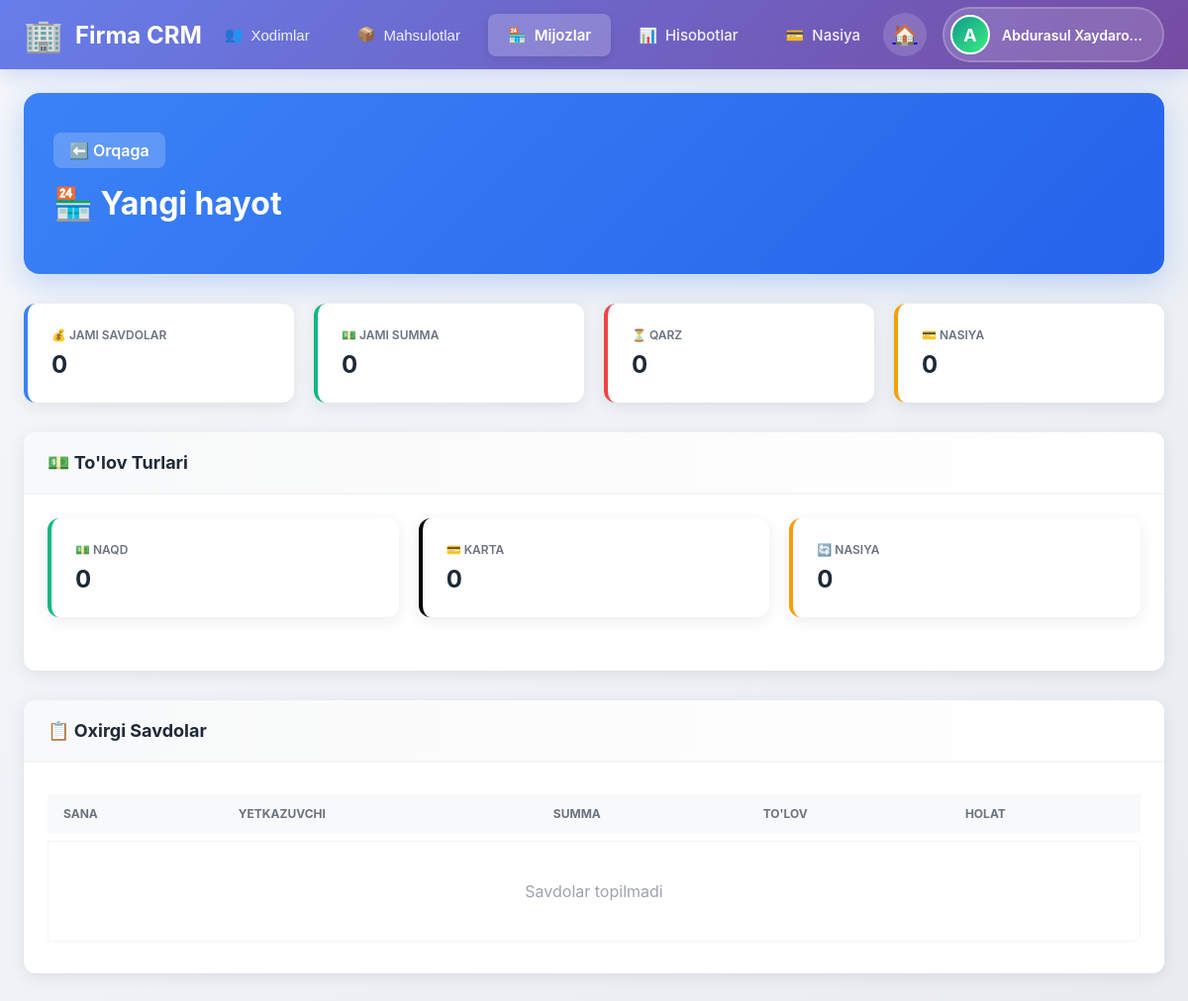
The app's page /mijoz/2/ (signed in), older data.
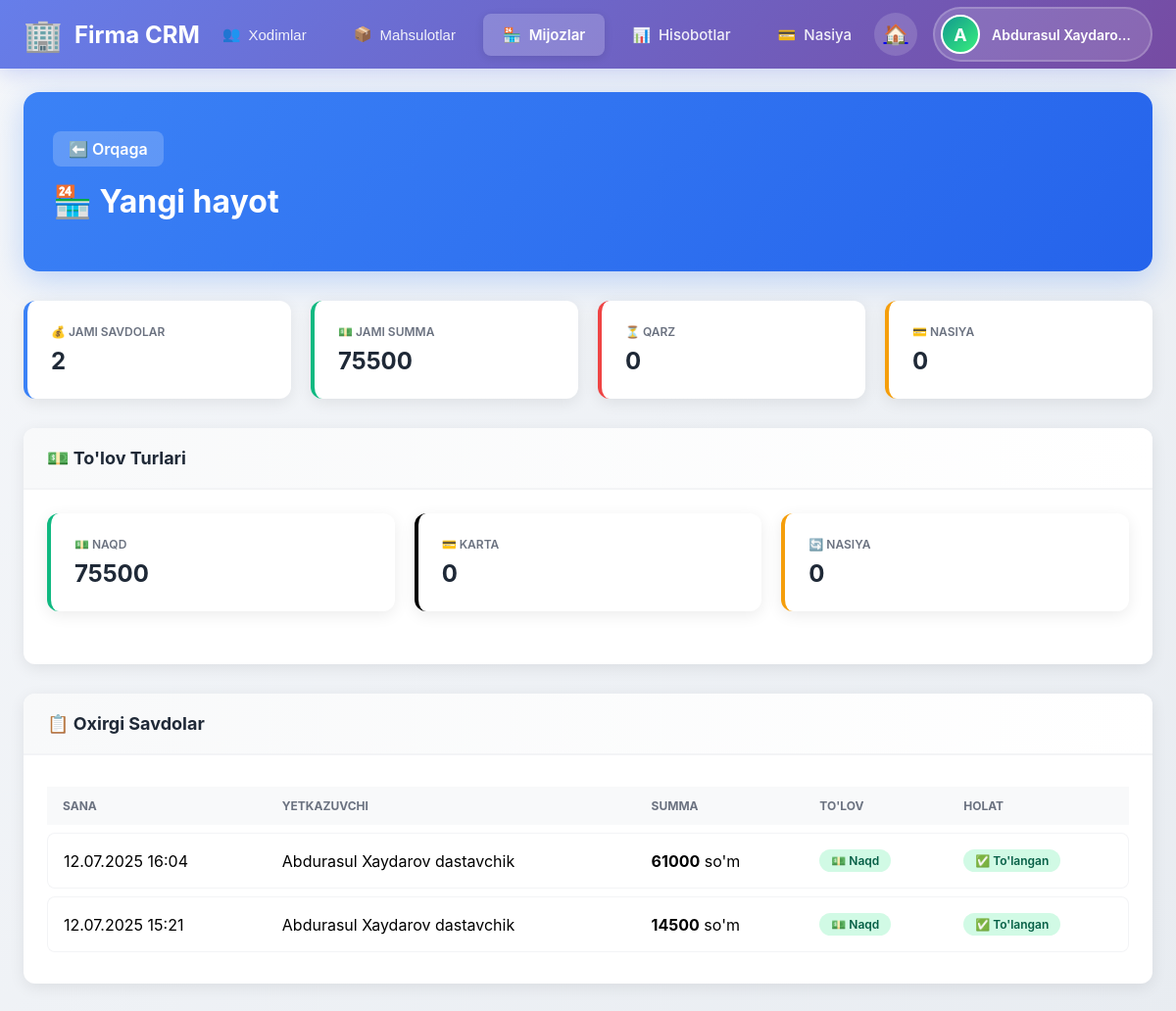
The same page, newer data.
### main/models.py (models this page shows, shortened)
class User(AbstractUser):
    id = models.BigAutoField(primary_key=True)
    USER_TYPES = (
        ('pazanda', 'Pazanda'),
        ('yetkazib_beruvchi', 'Yetkazib Beruvchi'),
        ('ega', 'Ega'),
    )
    login=models.CharField(max_length=255, blank=True, null=True)
    password = models.CharField(max_length=255, blank=True, null=True)
    tuliq_ismi = models.CharField(max_length=255, blank=True, null=True)
    type = models.CharField(max_length=20, choices=USER_TYPES)
    token = models.CharField(max_length=255, blank=True, null=True)
    tg_id = models.CharField(max_length=100, blank=True, null=True)
    tel_raqami = models.CharField(max_length=100, blank=True, null=True)
    is_active = models.BooleanField(default=True)
    @property
    def rasmi(self):
        if self.type == 'yetkazib_beruvchi':
            try:
                return YetkazibBeruvchi.objects.get(user=self).rasmi.url
            except YetkazibBeruvchi.DoesNotExist:
                return None
        elif self.type == 'pazanda':
            try:
                return Pazanda.objects.get(user=self).rasmi.url
            except Pazanda.DoesNotExist:
                return None
        return None

class HaridorDukon(models.Model):
    nomi = models.CharField(max_length=255)
    egasi = models.CharField(max_length=255)
    joylashuvi = models.TextField()
    latitude = models.FloatField(null=True, blank=True)  # Kenglik
    longitude = models.FloatField(null=True, blank=True)  # Uzunlik
    dukon_rasmi = models.ImageField(upload_to='dukons/')
    egasining_rasmi = models.ImageField(upload_to='egalar/')

class Savdo(models.Model):
    ST_CHOICES = (
        ('naqd', 'Naqd'),
        ('karta', 'Karta'),
        ('nasiya', 'Nasiya'),
    )
    haridor_dukon = models.ForeignKey(HaridorDukon, on_delete=models.CASCADE)
    yetkazib_beruvchi = models.ForeignKey(YetkazibBeruvchi, on_delete=models.CASCADE)
    vaqt_sana = models.DateTimeField(auto_now_add=True)
    oluvchining_ismi = models.CharField(max_length=255)
    smm = models.TextField(verbose_name="Sotilgan mahsulot miqdori", blank=True, null=True)
    smr = models.ImageField(upload_to='savdo/')
    st = models.CharField(max_length=20, choices=ST_CHOICES)
    summa=models.FloatField(null=True, blank=True)
    tulandi = models.BooleanField(default=False)
    tasdiq_kutilmoqda = models.BooleanField(default=False)

class YetkazibBeruvchi(models.Model):
    user = models.OneToOneField(User, on_delete=models.CASCADE)
    tuliq_ismi = models.CharField(max_length=255)
    rasmi = models.ImageField(upload_to='yetkazib/')
    bmh = models.TextField(verbose_name="Biriktirilgan mashina haqida")
    bmr = models.ImageField(upload_to='mashina_rasmlar/')
    mahsulotlar = models.TextField(null=True, blank=True)

### main/mijoz_views.py (the view, shortened to what this page needs)
# urls.py: path('mijoz/<int:mijoz_id>/', mijoz_detail, name='mijoz_detail'),
@login_required(login_url='login')
def mijoz_detail(request, mijoz_id):
    if request.user.type != 'ega':
        return redirect('main')
    mijoz = get_object_or_404(HaridorDukon, id=mijoz_id)
    savdolar = Savdo.objects.filter(haridor_dukon=mijoz).order_by('-vaqt_sana')
    total_sales = savdolar.count()
    total_amount = sum([s.summa or 0 for s in savdolar])
    naqd_amount = sum([s.summa or 0 for s in savdolar.filter(st='naqd')])
    karta_amount = sum([s.summa or 0 for s in savdolar.filter(st='karta')])
    nasiya_amount = sum([s.summa or 0 for s in savdolar.filter(st='nasiya')])
    nasiya_savdolar = savdolar.filter(st='nasiya')
    credit_sales_list = []
    total_debt = 0
    total_paid_for_credits = 0
    recent_sales = savdolar[:10]
    context = {
        'mijoz': mijoz,
        'total_sales': total_sales,
        'total_amount': total_amount,
        'naqd_amount': naqd_amount,
        'karta_amount': karta_amount,
        'nasiya_amount': nasiya_amount,
        'credit_sales_list': credit_sales_list,
        'total_debt': total_debt,
        'total_paid_for_credits': total_paid_for_credits,
        'recent_sales': recent_sales,
    }
    return render(request, 'mijoz_detail.html', context)

### main/templates/mijoz_detail.html (shortened to what this page needs)
{% extends 'egabase.html' %}
{% load static %}
{% block content %}
<div class="page-header">
    <a href="{% url 'mijozlar_list' %}" class="back-link">
        ⬅️ Orqaga
    </a>
    <h1>🏪 {{ mijoz.nomi }}</h1>
</div>
<div class="stats-grid">
    <div class="stat-card primary">
        <div class="stat-label">💰 Jami Savdolar</div>
        <div class="stat-value">{{ total_sales }}</div>
    </div>
    <div class="stat-card success">
        <div class="stat-label">💵 Jami Summa</div>
        <div class="stat-value">{{ total_amount|floatformat:0 }}</div>
    </div>
    <div class="stat-card danger">
        <div class="stat-label">⏳ Qarz</div>
        <div class="stat-value">{{ total_debt|floatformat:0 }}</div>
    </div>
    <div class="stat-card warning">
        <div class="stat-label">💳 Nasiya</div>
        <div class="stat-value">{{ nasiya_amount|floatformat:0 }}</div>
    </div>
</div>
<div class="section">
    <div class="section-header">
        <div class="section-title">💵 To'lov Turlari</div>
    </div>
    <div class="section-content">
        <div class="stats-grid">
            <div class="stat-card success">
                <div class="stat-label">💵 Naqd</div>
                <div class="stat-value">{{ naqd_amount|floatformat:0 }}</div>
            </div>
            <div class="stat-card info">
                <div class="stat-label">💳 Karta</div>
                <div class="stat-value">{{ karta_amount|floatformat:0 }}</div>
            </div>
            <div class="stat-card warning">
                <div class="stat-label">🔄 Nasiya</div>
                <div class="stat-value">{{ nasiya_amount|floatformat:0 }}</div>
            </div>
        </div>
    </div>
</div>
<div class="section">
    <div class="section-header">
        <div class="section-title">📋 Oxirgi Savdolar</div>
    </div>
    <div class="section-content">
        <table class="data-table">
            <thead>
                <tr>
                    <th>Sana</th>
                    <th>Yetkazuvchi</th>
                    <th>Summa</th>
                    <th>To'lov</th>
                    <th>Holat</th>
                </tr>
            </thead>
            <tbody>
                {% for savdo in recent_sales %}
                <tr>
                    <td data-label="Sana">{{ savdo.vaqt_sana|date:"d.m.Y H:i" }}</td>
                    <td data-label="Yetkazuvchi">{{ savdo.yetkazib_beruvchi.tuliq_ismi }}</td>
                    <td data-label="Summa"><strong>{{ savdo.summa|floatformat:0 }}</strong> so'm</td>
                    <td data-label="To'lov">
                        {% if savdo.st == 'naqd' %}
                        <span class="badge success">💵 Naqd</span>
                        {% elif savdo.st == 'karta' %}
                        <span class="badge info">💳 Karta</span>
                        {% else %}
                        <span class="badge warning">🔄 Nasiya</span>
                        {% endif %}
                    </td>
                    <td data-label="Holat">
                        {% if savdo.tulandi %}
                        <span class="badge success">✅ To'langan</span>
                        {% else %}
                        <span class="badge danger">❌ To'lanmagan</span>
                        {% endif %}
                    </td>
                </tr>
                {% empty %}
                <tr>
                    <td colspan="5" style="text-align: center; color: #9ca3af; padding: 40px;">
                        Savdolar topilmadi
                    </td>
                </tr>
                {% endfor %}
            </tbody>
        </table>
    </div>
</div>
{% endblock %}

### main/templates/egabase.html (shortened to what this page needs)
<!DOCTYPE html>
{% load static %}
<html lang="uz">
<head>
</head>
<body>
    <header>
        <div class="navbar-container">
            <a href="{% url 'main' %}" class="brand">
                <span class="brand-icon">🏢</span>
                <span class="brand-text">Firma CRM</span>
            </a>
            <nav class="nav-links">
                <div class="nav-item">
                    <button
                        class="nav-toggle {% if request.path == '/hodimlar/' or request.path|slice:':9' == '/profile/' or 'edituser' in request.path or 'createuser' in request.path %}active{% endif %}"
                        onclick="toggleDropdown(this)">
                        <span>👥</span>
                        <span>Xodimlar</span>
                    </button>
                </div>
                <div class="nav-item">
                    <button
                        class="nav-toggle {% if request.path == '/mahsulotlar/' or 'product' in request.path %}active{% endif %}"
                        onclick="toggleDropdown(this)">
                        <span>📦</span>
                        <span>Mahsulotlar</span>
                    </button>
                </div>
                <a href="{% url 'mijozlar_list' %}" class="nav-link {% if '/mijoz' in request.path %}active{% endif %}">
                    <span>🏪</span>
                    <span>Mijozlar</span>
                </a>
                <a href="{% url 'hisobotlar' %}"
                    class="nav-link {% if request.path == '/hisobotlar/' %}active{% endif %}">
                    <span>📊</span>
                    <span>Hisobotlar</span>
                </a>
                <a href="{% url 'nasiya_savdolar' %}"
                    class="nav-link {% if 'nasiya' in request.path %}active{% endif %}">
                    <span>💳</span>
                    <span>Nasiya</span>
                </a>
            </nav>
            <div class="nav-right">
                <a href="{% url 'main' %}">
                    <button class="notif-btn" title="Dashboard">🏠</button>
                </a>
                <div class="profile-menu" onclick="toggleProfile(this)">
                    <div class="profile-trigger">
                        {% if request.user.rasmi %}
                        <img src="{{ request.user.rasmi }}" alt="{{ request.user.tuliq_ismi }}" class="profile-avatar">
                        {% else %}
                        <div class="profile-avatar"
                            style="background: linear-gradient(135deg, #11998e 0%, #38ef7d 100%); display: flex; align-items: center; justify-content: center; color: white; font-weight: bold; font-size: 18px;">
                            {{ request.user.tuliq_ismi|first|upper }}
                        </div>
                        {% endif %}
                        <span class="profile-name">{{ request.user.tuliq_ismi }}</span>
                    </div>
                </div>
            </div>
        </div>
    </header>
    <div class="content-container">
        {% block content %}{% endblock %}
    </div>
</body>
</html>

### main/templates/egabase.html (style rules this page uses)
* { margin: 0; padding: 0; box-sizing: border-box; }
body { font-family: -apple-system, BlinkMacSystemFont, 'Segoe UI', Roboto, Oxygen, Ubuntu, Cantarell, sans-serif; background: linear-gradient(135deg, #f5f7fa 0%, #e8ecf1 100%); min-height: 100vh; }
header { background: linear-gradient(135deg, #667eea 0%, #764ba2 100%); box-shadow: 0 4px 20px rgba(102, 126, 234, 0.3); position: sticky; top: 0; z-index: 1000; }
.navbar-container { max-width: 1400px; margin: 0 auto; padding: 0 24px; display: flex; justify-content: space-between; align-items: center; height: 70px; }
.brand { display: flex; align-items: center; gap: 12px; text-decoration: none; color: white; font-size: 24px; font-weight: 700; transition: opacity 0.3s ease; }
.brand-icon { font-size: 32px; }
.nav-links { display: flex; gap: 8px; align-items: center; }
.nav-item { position: relative; }
.nav-link, .nav-toggle { display: flex; align-items: center; gap: 8px; padding: 10px 16px; color: white; text-decoration: none; border-radius: 8px; font-weight: 500; font-size: 15px; transition: all 0.3s ease; background: none; border: none; cursor: pointer; }
.nav-right { display: flex; align-items: center; gap: 16px; }
.notif-btn { position: relative; width: 44px; height: 44px; border-radius: 50%; background: rgba(255, 255, 255, 0.15); border: none; color: white; font-size: 20px; cursor: pointer; transition: all 0.3s ease; display: flex; align-items: center; justify-content: center; }
.nav-link { padding: 12px 20px; color: rgba(255, 255, 255, 0.9); text-decoration: none; border-radius: 8px; transition: all 0.3s ease; display: flex; align-items: center; gap: 8px; font-weight: 500; }
.nav-link.active { background: rgba(255, 255, 255, 0.2); color: white; font-weight: 600; box-shadow: 0 2px 8px rgba(0, 0, 0, 0.1); }
.nav-toggle { padding: 12px 20px; background: transparent; border: none; color: rgba(255, 255, 255, 0.9); cursor: pointer; border-radius: 8px; transition: all 0.3s ease; display: flex; align-items: center; gap: 8px; font-weight: 500; font-size: 15px; }
.profile-menu { position: relative; }
.profile-trigger { display: flex; align-items: center; gap: 12px; padding: 6px 12px 6px 6px; background: rgba(255, 255, 255, 0.15); border-radius: 50px; cursor: pointer; transition: all 0.3s ease; border: 2px solid rgba(255, 255, 255, 0.2); }
.profile-avatar { width: 40px; height: 40px; border-radius: 50%; object-fit: cover; border: 2px solid white; }
.profile-name { color: white; font-weight: 600; font-size: 14px; max-width: 150px; white-space: nowrap; overflow: hidden; text-overflow: ellipsis; }
.content-container { max-width: 1400px; margin: 0 auto; padding: 24px; }

Row changes from the older to the newer data that the page shows:
added Savdo: vaqt_sana "12.07.2025 16:04", yetkazib_beruvchi.tuliq_ismi "Abdurasul Xaydarov dastavchik", summa "61000", st "💵 Naqd", tulandi "✅ To'langan"
added Savdo: vaqt_sana "12.07.2025 15:21", yetkazib_beruvchi.tuliq_ismi "Abdurasul Xaydarov dastavchik", summa "14500", st "💵 Naqd", tulandi "✅ To'langan"
Text that changed along with them:
{{ total_sales }}: "0" → "2"
{{ total_amount|floatformat:0 }}: "0" → "75500"
{{ naqd_amount|floatformat:0 }}: "0" → "75500"
text no longer shown: "Savdolar topilmadi"
